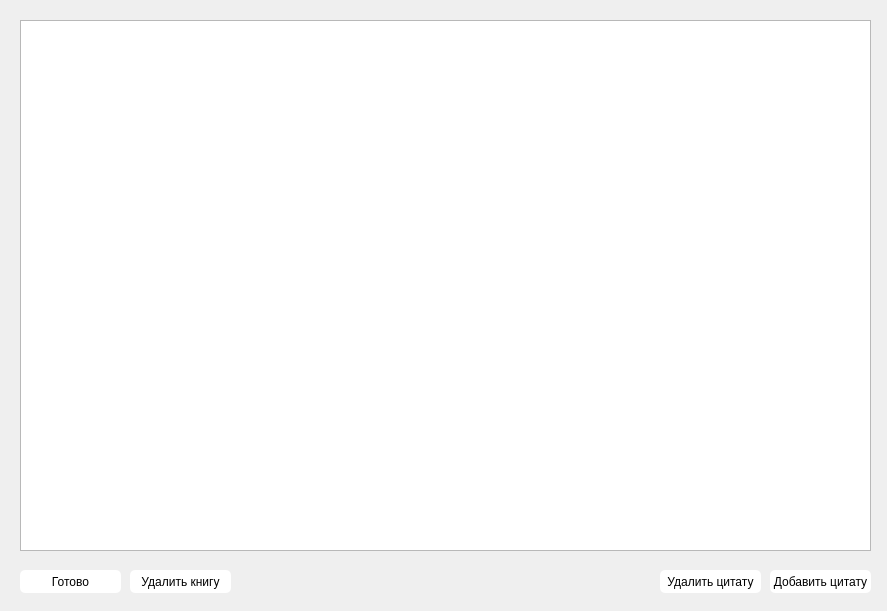
<?xml version="1.0" encoding="UTF-8"?>
<ui version="4.0">
 <class>Form</class>
 <widget class="QWidget" name="Form">
  <property name="geometry">
   <rect>
    <x>0</x>
    <y>0</y>
    <width>887</width>
    <height>611</height>
   </rect>
  </property>
  <property name="windowTitle">
   <string>Добавление цитаты</string>
  </property>
  <property name="styleSheet">
   <string notr="true"/>
  </property>
  <widget class="QPushButton" name="AddQuoteButton">
   <property name="geometry">
    <rect>
     <x>770</x>
     <y>570</y>
     <width>101</width>
     <height>23</height>
    </rect>
   </property>
   <property name="styleSheet">
    <string notr="true">background: rgb(255, 255, 255); border-radius: 5px;</string>
   </property>
   <property name="text">
    <string>Добавить цитату</string>
   </property>
  </widget>
  <widget class="QPushButton" name="ReadyButtonAddText">
   <property name="geometry">
    <rect>
     <x>20</x>
     <y>570</y>
     <width>101</width>
     <height>23</height>
    </rect>
   </property>
   <property name="styleSheet">
    <string notr="true">background: rgb(255, 255, 255); border-radius: 5px;</string>
   </property>
   <property name="text">
    <string>Готово</string>
   </property>
  </widget>
  <widget class="QListWidget" name="ListWidget">
   <property name="geometry">
    <rect>
     <x>20</x>
     <y>20</y>
     <width>851</width>
     <height>531</height>
    </rect>
   </property>
   <property name="styleSheet">
    <string notr="true"> font-size:22px</string>
   </property>
  </widget>
  <widget class="QPushButton" name="DeletedQuote">
   <property name="geometry">
    <rect>
     <x>660</x>
     <y>570</y>
     <width>101</width>
     <height>23</height>
    </rect>
   </property>
   <property name="styleSheet">
    <string notr="true">background: rgb(255, 255, 255); border-radius: 5px;</string>
   </property>
   <property name="text">
    <string>Удалить цитату</string>
   </property>
  </widget>
  <widget class="QPushButton" name="DeletedBook">
   <property name="geometry">
    <rect>
     <x>130</x>
     <y>570</y>
     <width>101</width>
     <height>23</height>
    </rect>
   </property>
   <property name="styleSheet">
    <string notr="true">background: rgb(255, 255, 255); border-radius: 5px;</string>
   </property>
   <property name="text">
    <string>Удалить книгу</string>
   </property>
  </widget>
 </widget>
 <resources/>
 <connections/>
</ui>
